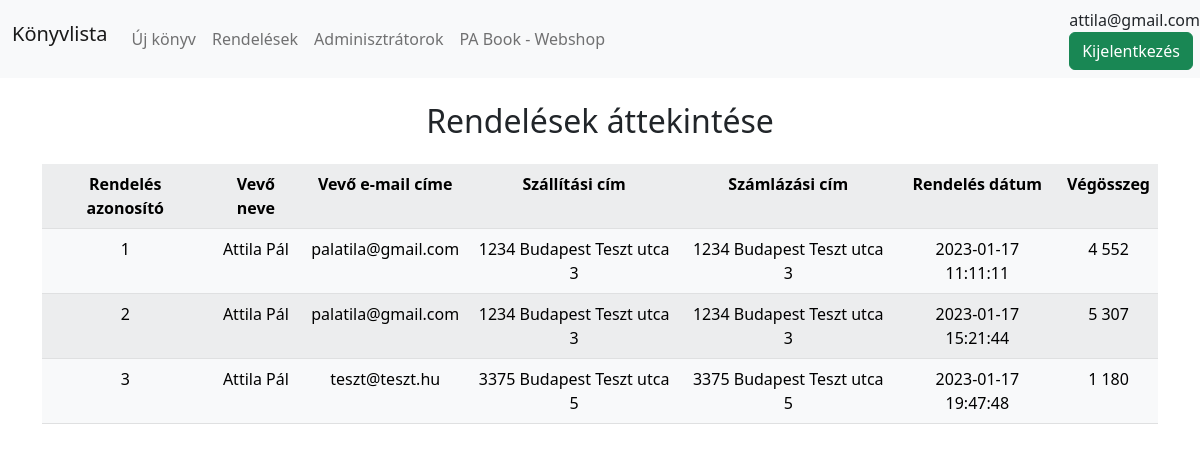
Screenshot of /admin/admin_rendeles.php (signed in) with the database file from the repository.
### tables this page shows
CREATE TABLE `order_header` (
  `id` int(10) NOT NULL AUTO_INCREMENT,
  `customer_id` int(10) NOT NULL,
  `payment_option` varchar(3) NOT NULL,
  `billing_settlement` varchar(255) NOT NULL,
  `billing_postal_code` varchar(255) NOT NULL,
  `billing_address` varchar(255) NOT NULL,
  `delivery_settlement` varchar(255) NOT NULL,
  `delivery_postal_code` varchar(255) NOT NULL,
  `delivery_address` varchar(255) NOT NULL,
  `order_datetime` datetime NOT NULL DEFAULT CURRENT_TIMESTAMP,
  `shipping_option` varchar(3) NOT NULL,
  `order_status` varchar(1) NOT NULL,
  PRIMARY KEY (`id`),
  KEY `fk_customer_idx` (`customer_id`),
  CONSTRAINT `fk_customer` FOREIGN KEY (`customer_id`) REFERENCES `customer` (`id`) ON DELETE NO ACTION ON UPDATE NO ACTION,
  CONSTRAINT `fk_order` FOREIGN KEY (`id`) REFERENCES `order_item` (`order_id`) ON DELETE NO ACTION ON UPDATE NO ACTION
);

CREATE TABLE `customer` (
  `id` int(10) NOT NULL AUTO_INCREMENT,
  `email` varchar(100) NOT NULL,
  `password` varchar(100) NOT NULL,
  `first_name` varchar(100) NOT NULL,
  `last_name` varchar(100) NOT NULL,
  PRIMARY KEY (`id`)
);

### admin/admin_rendeles.php (the view, shortened to what this page needs)
<?php
  require_once ('config.inc.php');
?>
<!DOCTYPE html>
<html lang="en">
<head>
    <link href="https://cdn.jsdelivr.net/npm/bootstrap@5.2.2/dist/css/bootstrap.min.css" rel="stylesheet">
    <link rel="stylesheet" href="https://cdnjs.cloudflare.com/ajax/libs/font-awesome/6.2.0/css/all.min.css" />
</head>
<body>
  <?php
    $c = file_get_contents('admin_navigation.html');
    $c = str_ireplace('###admin_email###', $_SESSION['admin_email'], $c);
    echo $c;
  ?>
  <div class="container">
        <h2 class="text-center my-4">Rendelések áttekintése</h2>
        <table class="table table-light table-striped text-center">
            <tr>
                <th>Rendelés azonosító</th>
                <th>Vevő neve</th>
                <th>Vevő e-mail címe</th>
                <th>Szállítási cím</th>
                <th>Számlázási cím</th>
                <th>Rendelés dátum</th>
                <th>Végösszeg</th>
            </tr>
            <?php
                $sql = "
                  SELECT
                    h.id,
                    CONCAT(c.first_name, ' ', c.last_name) customer_name,
                    c.email,
                    CONCAT(h.delivery_postal_code, ' ', h.delivery_settlement, ' ', h.delivery_address) delivery_address,
                    CONCAT(h.billing_postal_code, ' ', h.billing_settlement, ' ', h.billing_address) billing_address,
                    h.order_datetime,
                    si.sum_price
                  FROM
                    order_header h
                    INNER JOIN (SELECT i.order_id, SUM(i.price * i.quantity) sum_price FROM order_item i GROUP BY i.order_id) si ON h.id = si.order_id
                    INNER JOIN customer c ON c.id = h.customer_id
                ";
                $result = $db->query($sql);
                while($row = mysqli_fetch_array($result)){
                    echo '
                        <tr>
                            <td>' . $row['id'] . '</td>
                            <td>' . $row['customer_name'] . '</td>
                            <td>' . $row['email'] . '</td>
                            <td>' . $row['delivery_address'] . '</td>
                            <td>' . $row['billing_address'] . '</td>
                            <td>' . $row['order_datetime'] . '</td>
                            <td>' . number_format($row['sum_price'], 0, '.', ' ') . '</td>
                        </tr>
                    ';
                }
            ?>
        </table>
  </div>
</body>
</html>

### rows the page displays
order_header: id "1", customer_name "Attila Pál", customer.email "palatila@gmail.com", delivery_address "1234 Budapest Teszt utca 3", billing_address "1234 Budapest Teszt utca 3", order_datetime "2023-01-17 11:11:11", sum_price "4 552"
order_header: id "2", customer_name "Attila Pál", customer.email "palatila@gmail.com", delivery_address "1234 Budapest Teszt utca 3", billing_address "1234 Budapest Teszt utca 3", order_datetime "2023-01-17 15:21:44", sum_price "5 307"
order_header: id "3", customer_name "Attila Pál", customer.email "teszt@teszt.hu", delivery_address "3375 Budapest Teszt utca 5", billing_address "3375 Budapest Teszt utca 5", order_datetime "2023-01-17 19:47:48", sum_price "1 180"

### other values shown
$c "Könyvlista Új könyv Rendelések Adminisztrátorok PA Book - Webshop attila@gmail.com Kijelentkezés"
